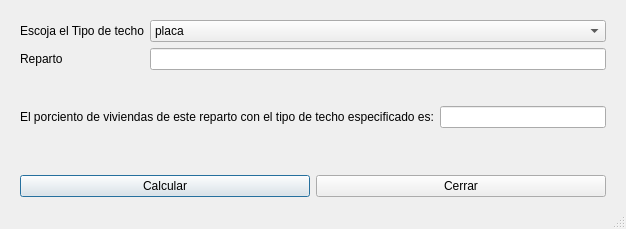
<?xml version="1.0" encoding="UTF-8"?>
<ui version="4.0">
 <class>Dialog</class>
 <widget class="QDialog" name="Dialog">
  <property name="geometry">
   <rect>
    <x>0</x>
    <y>0</y>
    <width>626</width>
    <height>229</height>
   </rect>
  </property>
  <property name="windowTitle">
   <string>Por ciento de viviendas con garaje y una cubierta dada en un reparto</string>
  </property>
  <property name="sizeGripEnabled">
   <bool>true</bool>
  </property>
  <property name="modal">
   <bool>true</bool>
  </property>
  <layout class="QGridLayout" name="gridLayout_2">
   <item row="2" column="0">
    <widget class="QWidget" name="widget" native="true">
     <layout class="QHBoxLayout" name="horizontalLayout">
      <item>
       <widget class="QPushButton" name="boton_calcular">
        <property name="text">
         <string>Calcular</string>
        </property>
       </widget>
      </item>
      <item>
       <widget class="QPushButton" name="boton_cerrar">
        <property name="text">
         <string>Cerrar</string>
        </property>
       </widget>
      </item>
     </layout>
    </widget>
   </item>
   <item row="0" column="0">
    <widget class="QWidget" name="widget_2" native="true">
     <layout class="QGridLayout" name="gridLayout">
      <item row="0" column="1">
       <widget class="QComboBox" name="tipo_de_techo">
        <item>
         <property name="text">
          <string>placa</string>
         </property>
        </item>
        <item>
         <property name="text">
          <string>teja de zinc</string>
         </property>
        </item>
        <item>
         <property name="text">
          <string>teja de asbesto cemento</string>
         </property>
        </item>
        <item>
         <property name="text">
          <string>teja de arcilla</string>
         </property>
        </item>
       </widget>
      </item>
      <item row="0" column="0">
       <widget class="QLabel" name="label">
        <property name="text">
         <string>Escoja el Tipo de techo</string>
        </property>
       </widget>
      </item>
      <item row="1" column="0">
       <widget class="QLabel" name="label_2">
        <property name="text">
         <string>Reparto</string>
        </property>
       </widget>
      </item>
      <item row="1" column="1">
       <widget class="QLineEdit" name="reparto"/>
      </item>
     </layout>
    </widget>
   </item>
   <item row="1" column="0">
    <widget class="QWidget" name="widget_3" native="true">
     <layout class="QGridLayout" name="gridLayout_3">
      <item row="0" column="0">
       <widget class="QLabel" name="label_3">
        <property name="text">
         <string>El porciento de viviendas de este reparto con el tipo de techo especificado es:</string>
        </property>
       </widget>
      </item>
      <item row="0" column="1">
       <widget class="QLineEdit" name="porciento">
        <property name="readOnly">
         <bool>true</bool>
        </property>
       </widget>
      </item>
     </layout>
    </widget>
   </item>
  </layout>
 </widget>
 <resources/>
 <connections/>
</ui>
